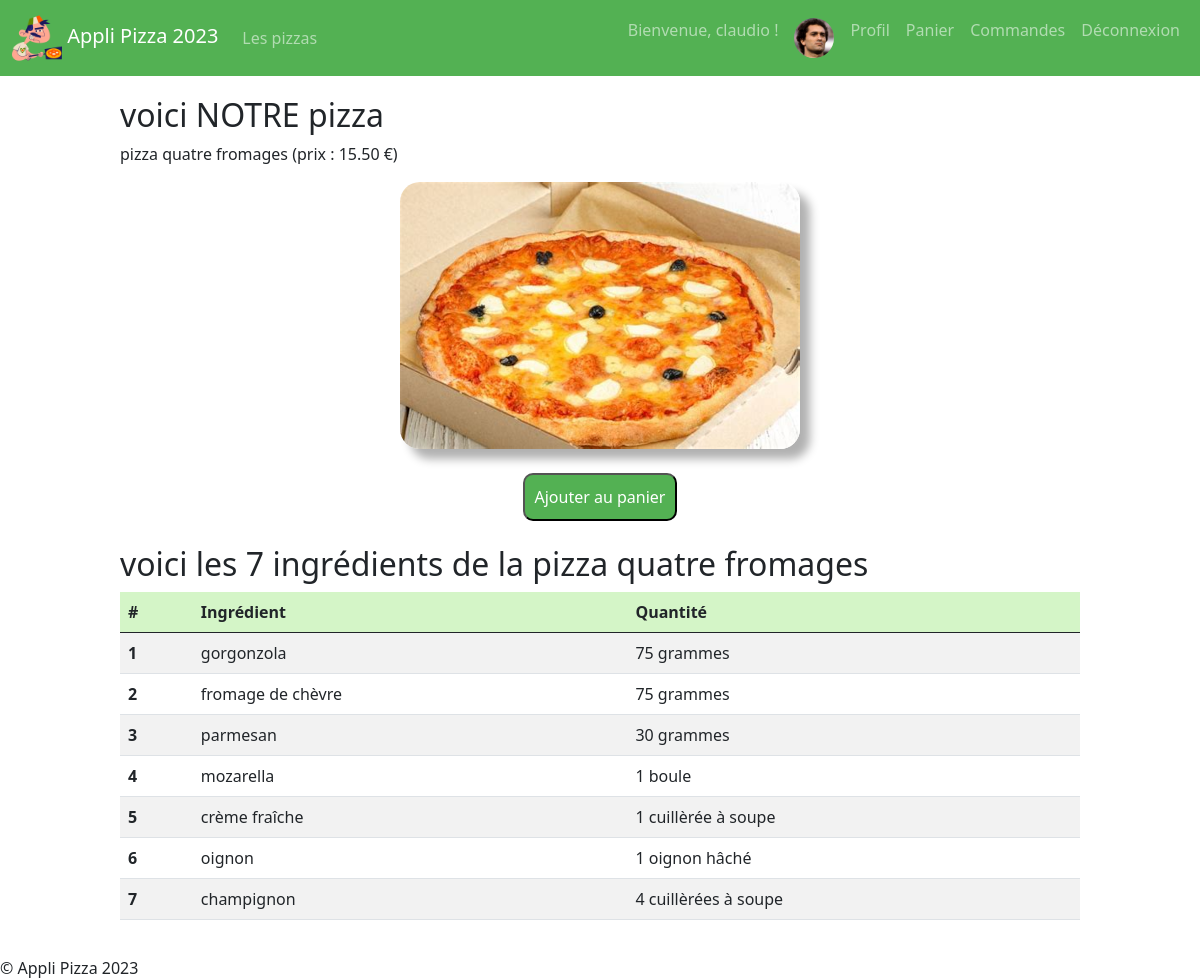
/pizzas/1/ (signed in), run on the app's committed database.
### applicompte/models.py (models this page shows)
class PizzaUser(User) :
    image = models.ImageField(default = 'imagesUsers/default.png', upload_to = 'imagesUsers/')

### applipizza/models.py (models this page shows, shortened)
class Pizza(models.Model) :
    idPizza = models.AutoField(primary_key = True)
    nomPizza = models.CharField(max_length = 50, verbose_name = 'le nom de cette pizza')
    prix = models.DecimalField(max_digits = 4, decimal_places = 2, verbose_name = 'le prix')
    image = models.ImageField(default = 'imagesPizzas/default.PNG', upload_to = 'imagesPizzas/')
    def __str__(self) -> str :
        return 'pizza ' + self.nomPizza + ' (prix : ' + str(self.prix) + ' €)'

class Composition(models.Model) :
    class Meta :
        unique_together = ('ingredient', 'pizza') # le nom des champs clés étrangères
    idComposition = models.AutoField(primary_key = True)
    ingredient = models.ForeignKey(Ingredient, on_delete = models.CASCADE)
    pizza = models.ForeignKey(Pizza, on_delete = models.CASCADE)
    quantite = models.CharField(max_length = 100, verbose_name = 'la quantité')

class Ingredient(models.Model) :
    idIngredient = models.AutoField(primary_key = True)
    nomIngredient = models.CharField(max_length = 50, verbose_name = 'le nom de cet ingrédient')
    def __str__(self) -> str :
        return self.nomIngredient

### applipizza/views.py (the view)
# urls.py: path('pizzas/<int:pizza_id>/', views.pizza),
def pizza(request, pizza_id) :
    user = None
    if request.user.is_authenticated :
        user = PizzaUser.objects.get(id = request.user.id)
    laPizza = Pizza.objects.get(idPizza = pizza_id)
    laCompo = Composition.objects.filter(pizza = pizza_id)
    lesIngredients = Ingredient.objects.all()
    return render(
        request,
        'applipizza/pizza.html',
        {'pizza' : laPizza,
         'compo' : laCompo,
         'lesIng' : lesIngredients,
         'user' : user}
    )

### applipizza/templates/applipizza/pizza.html (shortened to what this page needs)
{% extends 'applipizza/base.html' %}
{% block main %}
<h2>voici NOTRE pizza</h2>
<p>{{pizza}}</p>
<div class="d-flex justify-content-center">
    <img class="imgPizza" src="{{MEDIA_URL}}{{pizza.image}}" alt="image de pizza" title="{{pizza.nomPizza}}">
</div>
{% if user.is_authenticated and not user.is_staff %}
<div class="d-flex justify-content-center">
    <a href="/pizzas/{{pizza.idPizza}}/buy/"><button class="btnAjtPanier">Ajouter au panier</button></a>
</div>
{% endif %}
{% if compo %}
<h2>voici les {{compo|length}} ingrédients de la pizza {{pizza.nomPizza}}</h2>
<table class="table table-striped">
    <thead>
        <tr>
            <th scope="col">#</th>
            <th scope="col">Ingrédient</th>
            <th scope="col">Quantité</th>
        </tr>
    </thead>
    <tbody>
    {% for comp in compo %}
        <tr>
            <th>{{forloop.counter}}</th>
            <td>{{comp.ingredient}}</td>
            <td>{{comp.quantite}}</td>
        </tr>
    {% endfor %}
    </tbody>
</table>
{% else %}
<p>Malheureusement, la pizza {{pizza.nomPizza}} n'a pas encore d'ingrédients</p>
{% endif %}
{% endblock %}

### applicompte/templates/applicompte/menuClient.html (shortened to what this page needs)
{% load static %}
<nav class="navbar navbar-expand-lg navbar-dark">
    <div class="container-fluid">
        <a class="navbar-brand" href="#">
            <img class="navbar-image" src="{% static 'applipizza/img/icon2.png' %}" alt="funny logo">
            Appli Pizza 2023
        </a>
        <div class="collapse navbar-collapse" id="navbarText">
            <ul class="navbar-nav me-auto mb-2 mb-lg-0">
                <li class="nav-item"><a class="nav-link" href="/pizzas/">Les pizzas</a></li>
            </ul>
            <ul class="navbar-nav">
                <li class="nav-item"><a class="nav-link"> Bienvenue, {{user}} ! </a></li>
                <li class="nav-item"><a class="nav-link"> <img src="{{MEDIA_URL}}{{user.image}}" class="rounded-circle" width="40" height="40" alt="Avatar"> </a></li>
                <li class="nav-item"><a class="nav-link" href="/user/update/"> Profil </a></li>
                <li class="nav-item"><a class="nav-link" href="/cart/"> Panier </a></li>
                <li class="nav-item"><a class="nav-link" href="/orders/"> Commandes </a></li>
                <li class="nav-item"><a class="nav-link" href="/logout/"> Déconnexion </a></li>
            </ul>
        </div>
    </div>
</nav>

### applipizza/static/applipizza/css/styles.css (style rules this page uses)
.Site { display: flex; min-height: 100vh; flex-direction: column; }
nav { background-color: rgb(83, 177, 83); }
.navbar-image { width: 50px; height: auto; }
.imgPizza { object-fit: cover; padding: 0; border-radius: 20px; box-shadow: 10px 10px 10px rgb(177, 177, 177); }
thead, tfoot { background-color: rgb(212, 245, 199); }
.btnAjtPanier { background-color: rgb(83, 177, 83); color: white; padding : 10px; border-style: outset; border-radius: 10px; }

### data on the page
PizzaUser: username "claudio", image (picture)
Pizza: nomPizza+prix "pizza quatre fromages (prix : 15.50 €)", image (picture), nomPizza "quatre fromages"
Composition: ingredient "gorgonzola", quantite "75 grammes"
Composition: ingredient "fromage de chèvre", quantite "75 grammes"
Composition: ingredient "parmesan", quantite "30 grammes"
Composition: ingredient "mozarella", quantite "1 boule"
Composition: ingredient "crème fraîche", quantite "1 cuillèrée à soupe"
Composition: ingredient "oignon", quantite "1 oignon hâché"
Composition: ingredient "champignon", quantite "4 cuillèrées à soupe"

### other printed values
{{ compo|length }} "7"
